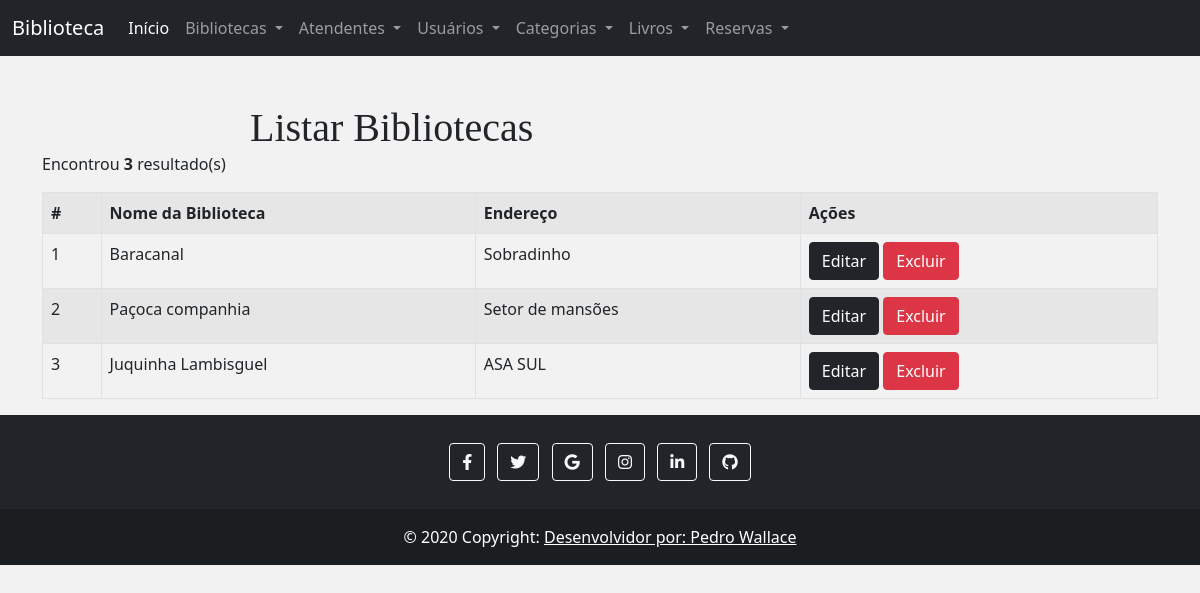
The page /PROJETO/index.php?page=biblioteca-listar on the database its author committed.
### tables this page shows
CREATE TABLE `biblioteca` (
  `id_biblioteca` int(10) UNSIGNED NOT NULL,
  `nome_biblioteca` varchar(100) DEFAULT NULL,
  `end_biblioteca` varchar(100) DEFAULT NULL
);

### PROJETO/pages/biblioteca-listar.php (the view)
<h1>Listar Bibliotecas</h1>
<?php
	$sql = "SELECT * FROM biblioteca";
	$res = $conn->query($sql) or die($conn->error);
	$qtd = $res->num_rows;
	print "<p>Encontrou <b>$qtd</b> resultado(s)</p>";
	if($qtd > 0){
		print "<table class='table table-striped table-hover table-bordered'>";
		print "<tr>";
		print "<th>#</th>";
		print "<th>Nome da Biblioteca</th>";
		print "<th>Endereço</th>";
		print "<th>Ações</th>";
		print "</tr>";
		while($row = $res->fetch_object()){
			print "<tr>";
			print "<td>".$row->id_biblioteca."</td>";
			print "<td>".$row->nome_biblioteca."</td>";
			print "<td>".$row->end_biblioteca."</td>";
			print "<td>
						<button class='btn btn-dark' onclick=\"location.href='?page=biblioteca-editar&id_biblioteca=".$row->id_biblioteca."';\">Editar</button>
						<button class='btn btn-danger' onclick=\"if(confirm('Tem certeza que deseja excluir?')){location.href='?page=biblioteca-salvar&acao=excluir&id_biblioteca=".$row->id_biblioteca."';}else{false;}\">Excluir</button>
				   </td>";
			print "</tr>";
		}
		print "</table>";
	}else{
		print "<div class='alert alert-danger'>Não encontrou resultados.</div>";
	}
?>

### PROJETO/css/estilo.css (style rules this page uses)
h1 { max-width: 700px; margin: 0 auto; font-family: Impact, fantasy; }

### PROJETO/index.php (style rules this page uses)
body { background-color: #F2F2F2; }

### rows shown on the page
biblioteca: id_biblioteca "1", nome_biblioteca "Baracanal", end_biblioteca "Sobradinho"
biblioteca: id_biblioteca "2", nome_biblioteca "Paçoca companhia", end_biblioteca "Setor de mansões"
biblioteca: id_biblioteca "3", nome_biblioteca "Juquinha Lambisguel", end_biblioteca "ASA SUL"

### other values the page prints
$qtd "3"
